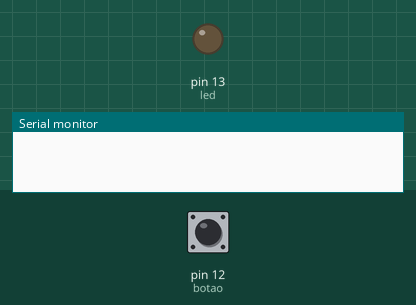
Bench run of a sketch on a simulated Arduino Uno, built with avr-gcc and run on an emulated ATmega328P. On the bench: output pins drawn as LEDs (lit = HIGH), the last lines printed to the serial monitor. The inputs (shaded band) are chosen by the test bench; at power-on: pin 12 (botao) HIGH.

Above: at 1.2 s.
1.3 s: pin 12 (botao) pulled LOW for 0.15 s
At 2.2 s:
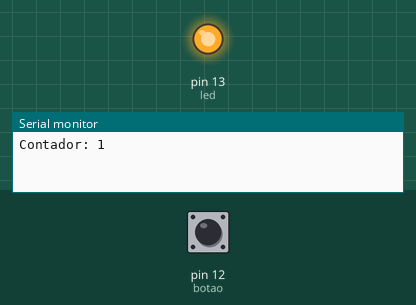
2.9 s: pin 12 (botao) pulled LOW for 1 s
At 3.4 s:
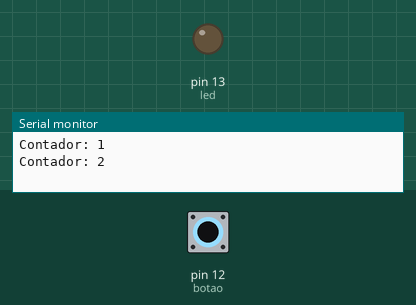
5.4 s: pin 12 (botao) pulled LOW for 3.2 s
At 6.5 s:
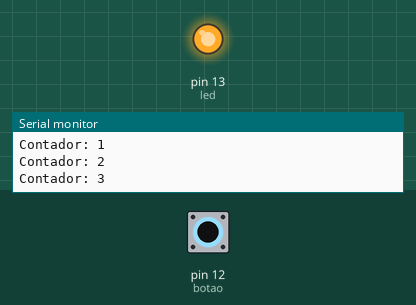
Timing chart, 0 to 8.4 s (numbered marks = the images above; inputs shaded):
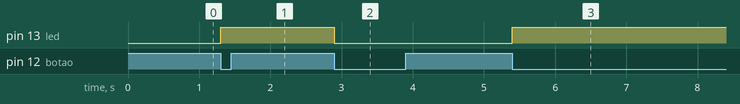

The sketch:

martes3.ino
```cpp
// martes3.ino

// define os pinos para os perifericos
#define led 13
#define botao 12

// declara uma variavel (global) para armazenar a contagem
// inicia com valor igual a 0
int contador = 0;

/* funcao de configuracao */
void setup() {
    // configura a comunicacao serial para 9600 bps
    Serial.begin(9600);

    // define as I/O
    pinMode(led, OUTPUT);
    pinMode(botao, INPUT_PULLUP);
}

/* funcao loop */
void loop() {
    // verifica se o botao foi pressionado: !(nivel baixo) -> true
    if(!digitalRead(botao)){
        // incrementa o contador
        contador++;

        // exibe o valor do contador
        Serial.print("Contador: ");
        Serial.println(contador);

        // altera o estado do led
        digitalWrite(led, !digitalRead(led));

        /* debouncing */
        delay(5); // aguarda 5ms
        while(!digitalRead(botao)); // fica em laco ate o botao ser solto (voltar ao nivel alto)
        delay(5); // aguarda 5ms
    }
}
```

Measured:
- after the input at 1.3 s, pin 13 (led): LOW → HIGH at once
- after the input at 2.9 s, pin 13 (led): HIGH → LOW at once
- after the input at 5.4 s, pin 13 (led): LOW → HIGH at once
